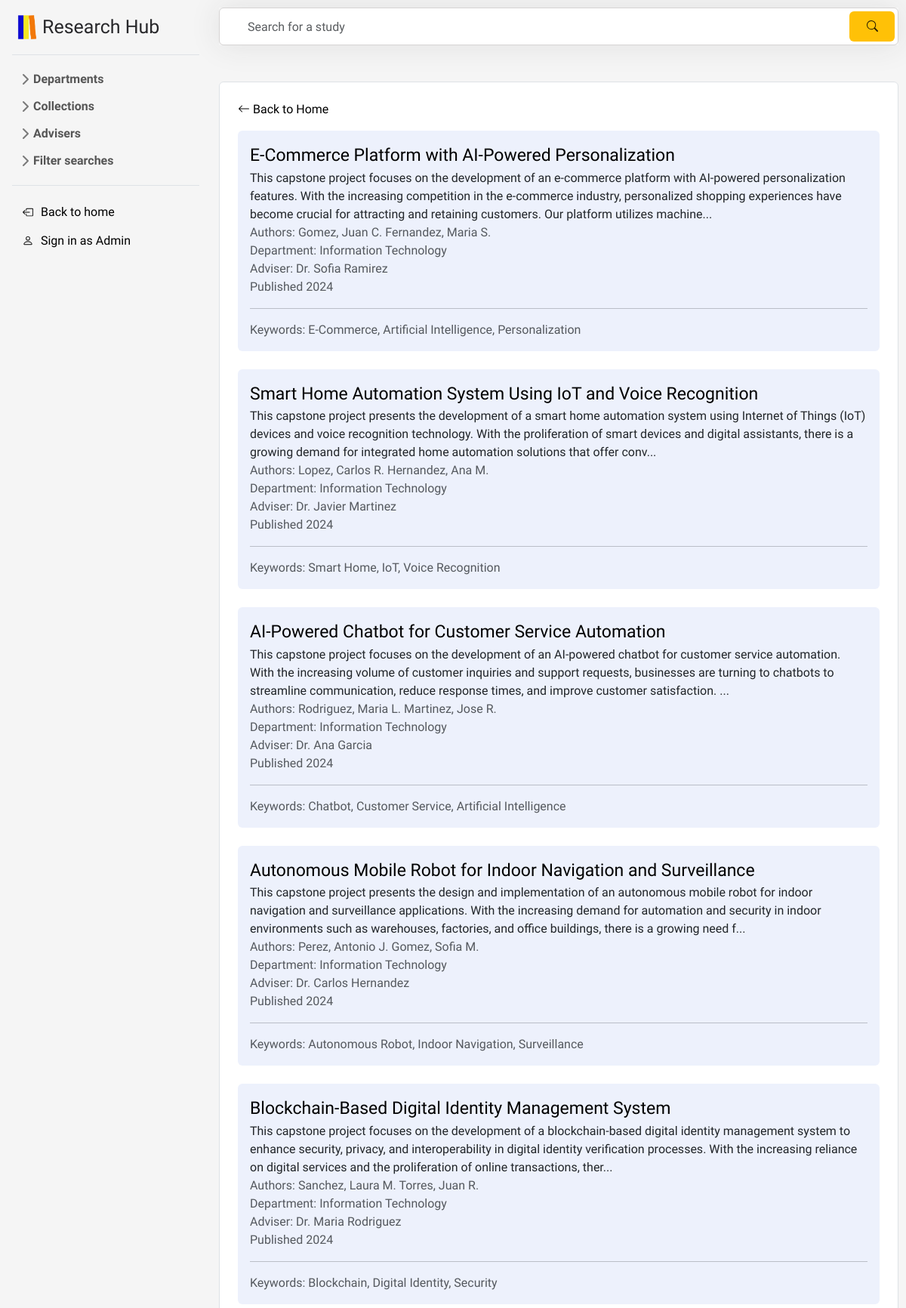
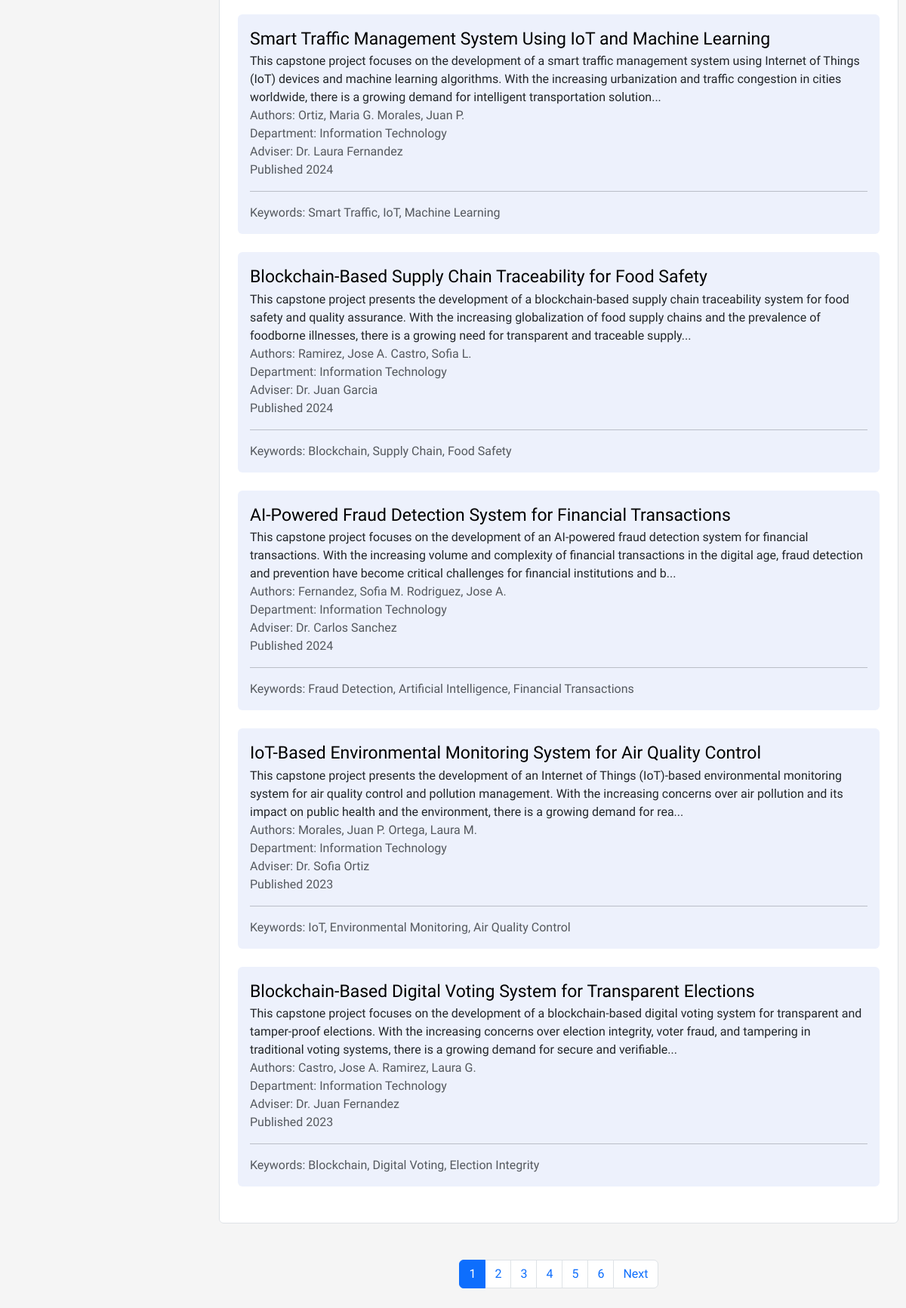
The app's page /f/user/infotech.php with its own data (2 pictures, top to bottom).
### tables this page shows
CREATE TABLE `studies` (
  `id` int(11) NOT NULL,
  `title` longtext NOT NULL,
  `authors` varchar(500) NOT NULL,
  `abstract` varchar(2000) NOT NULL,
  `year` varchar(5) NOT NULL,
  `adviser` varchar(30) NOT NULL,
  `dept` varchar(50) NOT NULL,
  `filename` varchar(255) DEFAULT NULL,
  `keywords` longtext NOT NULL
);

### f/user/infotech.php (the view, shortened to what this page needs)
<?php
include '../includes/header.php';
include 'sidebarUser.php';
echo "<link rel='stylesheet' type='text/css' href='../css/aDashStyle.css'>";
echo "<link rel='stylesheet' type='text/css' href='../css/scrollbar.css'>";
$studies = [];
$totalStudies = 0;
try {
    $stmt = $pdo->prepare("SELECT * FROM `studies` WHERE dept = 'Information Technology'");
    $stmt->execute();
    $studies = $stmt->fetchAll(PDO::FETCH_ASSOC);
    $totalStudies = count($studies);
} catch (PDOException $e) {
    echo "Error: " . $e->getMessage();
}
$studiesPerPage = 10;
$currentPage = isset($_GET['page']) ? intval($_GET['page']) : 1;
$offset = ($currentPage - 1) * $studiesPerPage;
if(isset($_GET['search'])) {
    $search = trim($_GET['search']);
    $search = htmlspecialchars($search);
    $searchQuery = constructSearchQuery(strtolower($search));
    try {
        $stmt = $pdo->prepare("SELECT * FROM `studies` WHERE dept = 'Information Technology' AND ($searchQuery) LIMIT :limit OFFSET :offset");
        $stmt->bindParam(':limit', $studiesPerPage, PDO::PARAM_INT);
        $stmt->bindParam(':offset', $offset, PDO::PARAM_INT);
        $stmt->execute();
        $studies = $stmt->fetchAll(PDO::FETCH_ASSOC);
        $totalStudies = count($studies);
    } catch (PDOException $e) {
        echo "Error: " . $e->getMessage();
    }
} else {
    try {
        $stmt = $pdo->prepare("SELECT * FROM `studies` WHERE dept = 'Information Technology' LIMIT :limit OFFSET :offset");
        $stmt->bindParam(':limit', $studiesPerPage, PDO::PARAM_INT);
        $stmt->bindParam(':offset', $offset, PDO::PARAM_INT);
        $stmt->execute();
        $studies = $stmt->fetchAll(PDO::FETCH_ASSOC);
    } catch (PDOException $e) {
        echo "Error: " . $e->getMessage();
    }
}
?>
<div id="content">
    <form class="search" action="" method="GET">
        <input type="text" class="form-control" name="search" placeholder="Search for a study" value="<?php echo isset($_GET['search']) ? htmlspecialchars($_GET['search']) : ''; ?>" autocomplete="off">
        <button type="submit" class="btn btn-warning">
            <svg xmlns="http://www.w3.org/2000/svg" width="15" height="15" fill="currentColor" class="bi bi-search" viewBox="0 0 16 16">
                <path d="M11.742 10.344a6.5 6.5 0 1 0-1.397 1.398h-.001q.044.06.098.115l3.85 3.85a1 1 0 0 0 1.415-1.414l-3.85-3.85a1 1 0 0 0-.115-.1zM12 6.5a5.5 5.5 0 1 1-11 0 5.5 5.5 0 0 1 11 0"/>
            </svg>
        </button>
    </form>
    <ul class="list-group mt-5 mb-5">
        <li class="list-group-item p-4">
            <a href="<?php echo isset($_GET['search']) ? 'infotech.php' : 'results.php'; ?>" class="text-decoration-none">
                <svg xmlns="http://www.w3.org/2000/svg" width="16" height="16" fill="currentColor" class="bi bi-arrow-left" viewBox="0 0 16 16">
                    <path fill-rule="evenodd" d="M15 8a.5.5 0 0 0-.5-.5H2.707l3.147-3.146a.5.5 0 1 0-.708-.708l-4 4a.5.5 0 0 0 0 .708l4 4a.5.5 0 0 0 .708-.708L2.707 8.5H14.5A.5.5 0 0 0 15 8"/>
                </svg>
                <?php echo isset($_GET['search']) ? "Back to Information Technology List" : "Back to Home"; ?>
            </a>
            <?php foreach ($studies as $study): ?>
                <ul style="list-style-type: none;" class="p-3 rounded ulInside mb-4 mt-3">
                    <li class="list-group-item-title d-flex">
                        <a href="display_dash.php?id=<?php echo $study['id']; ?>">
                            <?php $title = $study['title'];
                                if (strlen($title) > 50) {
                                    $words = explode(' ', $title);
                                    $new_title = '';
                                    $line_length = 0;
                                    foreach ($words as $word) {
                                        if ($line_length + strlen($word) > 70) {
                                            $new_title .= '<br>' . $word . ' ';
                                            $line_length = strlen($word) + 1;
                                        } else {
                                            $new_title .= $word . ' ';
                                            $line_length += strlen($word) + 1;
                                        }
                                    }
                                    echo $new_title;
                                } else {
                                    echo $title;
                                }
                            ?>
                        </a>
                    </li>
                    <li><?php echo substr($study['abstract'], 0, 300) . "..."; ?></li>
                    <li class="text-muted">Authors: <?php echo $study['authors']; ?></li>
                    <li class="text-muted">Department: <?php echo $study['dept']; ?></li>
                    <li class="text-muted">Adviser: <?php echo $study['adviser']; ?></li>
                    <li class="text-muted">Published <?php echo $study['year']; ?></li>
                    <hr>
                    <li class="text-muted">Keywords: <?php echo $study['keywords']; ?></li>
                </ul>
            <?php endforeach; ?>
        </li>
    </ul>
    <?php if ($totalStudies > $studiesPerPage): ?>
        <nav aria-label="Page navigation example">
            <ul class="pagination justify-content-center">
                <?php
                    $totalPages = ceil($totalStudies / $studiesPerPage);
                    for ($i = 1; $i <= $totalPages; $i++):
                ?>
                    <li class="page-item <?php echo ($i === $currentPage) ? 'active' : ''; ?>">
                        <a class="page-link" href="?page=<?php echo $i; ?>"><?php echo $i; ?></a>
                    </li>
                <?php endfor; ?>
                <?php if ($currentPage < $totalPages): ?>
                    <li class="page-item">
                        <a class="page-link" href="?page=<?php echo $currentPage + 1; ?>">Next</a>
                    </li>
                <?php endif; ?>
            </ul>
        </nav>
    <?php endif; ?>
</div>

### f/css/aDashStyle.css (style rules this page uses)
body { min-height: 100vh; min-height: -webkit-fill-available; background-color: #F5F5F5; display: flex; margin: 0; overflow-y: auto; font-family: 'Nunito Sans', sans-serif; }
html { height: -webkit-fill-available; }
.bi { vertical-align: -.125em; pointer-events: none; fill: currentColor; }
#content { margin-left: 280px; flex-grow: 1; padding: 10px; }
.list-group-item-title { font-size: 23px; display: flex; justify-content: space-between; align-items: center; }
.ulInside { background-color: #EDF1FC; }
.search { position: relative; box-shadow: 0 0 40px rgba(51, 51, 51, .1); }
.search input { height: 50px; text-indent: 25px; border: 1px solid #d6d4d4; }
.search button { position: absolute; top: 5px; right: 5px; height: 40px; width: 60px; border: none; color: rgba(0, 0, 0, .85); }

### f/user/sidebarUser.php (style rules this page uses)
a { color: black; text-decoration: none; }

### records on screen
studies: title "E-Commerce", title "Platform", title "with", title "AI-Powered", title "Personalization", abstract "This capstone project focuses on the development of an e-commerce platform with AI-powered personalization features. With the increasing competition in the e-commerce industry, personalized shopping experiences have become crucial for attracting and retaining customers. Our platform utilizes machine", authors "Gomez, Juan C. Fernandez, Maria S.", dept "Information Technology", adviser "Dr. Sofia Ramirez", year "2024", keywords "E-Commerce, Artificial Intelligence, Personalization"
studies: title "Smart", title "Home", title "Automation", title "System", title "Using", title "IoT", title "and", title "Voice", title "Recognition", abstract "This capstone project presents the development of a smart home automation system using Internet of Things (IoT) devices and voice recognition technology. With the proliferation of smart devices and digital assistants, there is a growing demand for integrated home automation solutions that offer conv", authors "Lopez, Carlos R. Hernandez, Ana M.", dept "Information Technology", adviser "Dr. Javier Martinez", year "2024", keywords "Smart Home, IoT, Voice Recognition"
studies: title "AI-Powered Chatbot for Customer Service Automation", abstract "This capstone project focuses on the development of an AI-powered chatbot for customer service automation. With the increasing volume of customer inquiries and support requests, businesses are turning to chatbots to streamline communication, reduce response times, and improve customer satisfaction.", authors "Rodriguez, Maria L. Martinez, Jose R.", dept "Information Technology", adviser "Dr. Ana Garcia", year "2024", keywords "Chatbot, Customer Service, Artificial Intelligence"
studies: title "Autonomous", title "Mobile", title "Robot", title "for", title "Indoor", title "Navigation", title "and", title "Surveillance", abstract "This capstone project presents the design and implementation of an autonomous mobile robot for indoor navigation and surveillance applications. With the increasing demand for automation and security in indoor environments such as warehouses, factories, and office buildings, there is a growing need f", authors "Perez, Antonio J. Gomez, Sofia M.", dept "Information Technology", adviser "Dr. Carlos Hernandez", year "2024", keywords "Autonomous Robot, Indoor Navigation, Surveillance"
studies: title "Blockchain-Based", title "Digital", title "Identity", title "Management", title "System", abstract "This capstone project focuses on the development of a blockchain-based digital identity management system to enhance security, privacy, and interoperability in digital identity verification processes. With the increasing reliance on digital services and the proliferation of online transactions, ther", authors "Sanchez, Laura M. Torres, Juan R.", dept "Information Technology", adviser "Dr. Maria Rodriguez", year "2024", keywords "Blockchain, Digital Identity, Security"
studies: title "Smart", title "Traffic", title "Management", title "System", title "Using", title "IoT", title "and", title "Machine", title "Learning", abstract "This capstone project focuses on the development of a smart traffic management system using Internet of Things (IoT) devices and machine learning algorithms. With the increasing urbanization and traffic congestion in cities worldwide, there is a growing demand for intelligent transportation solution", authors "Ortiz, Maria G. Morales, Juan P.", dept "Information Technology", adviser "Dr. Laura Fernandez", year "2024", keywords "Smart Traffic, IoT, Machine Learning"
studies: title "Blockchain-Based", title "Supply", title "Chain", title "Traceability", title "for", title "Food", title "Safety", abstract "This capstone project presents the development of a blockchain-based supply chain traceability system for food safety and quality assurance. With the increasing globalization of food supply chains and the prevalence of foodborne illnesses, there is a growing need for transparent and traceable supply", authors "Ramirez, Jose A. Castro, Sofia L.", dept "Information Technology", adviser "Dr. Juan Garcia", year "2024", keywords "Blockchain, Supply Chain, Food Safety"
studies: title "AI-Powered", title "Fraud", title "Detection", title "System", title "for", title "Financial", title "Transactions", abstract "This capstone project focuses on the development of an AI-powered fraud detection system for financial transactions. With the increasing volume and complexity of financial transactions in the digital age, fraud detection and prevention have become critical challenges for financial institutions and b", authors "Fernandez, Sofia M. Rodriguez, Jose A.", dept "Information Technology", adviser "Dr. Carlos Sanchez", year "2024", keywords "Fraud Detection, Artificial Intelligence, Financial Transactions"
studies: title "IoT-Based", title "Environmental", title "Monitoring", title "System", title "for", title "Air", title "Quality", title "Control", abstract "This capstone project presents the development of an Internet of Things (IoT)-based environmental monitoring system for air quality control and pollution management. With the increasing concerns over air pollution and its impact on public health and the environment, there is a growing demand for rea", authors "Morales, Juan P. Ortega, Laura M.", dept "Information Technology", adviser "Dr. Sofia Ortiz", year "2023", keywords "IoT, Environmental Monitoring, Air Quality Control"
studies: title "Blockchain-Based", title "Digital", title "Voting", title "System", title "for", title "Transparent", title "Elections", abstract "This capstone project focuses on the development of a blockchain-based digital voting system for transparent and tamper-proof elections. With the increasing concerns over election integrity, voter fraud, and tampering in traditional voting systems, there is a growing demand for secure and verifiable", authors "Castro, Jose A. Ramirez, Laura G.", dept "Information Technology", adviser "Dr. Juan Fernandez", year "2023", keywords "Blockchain, Digital Voting, Election Integrity"
